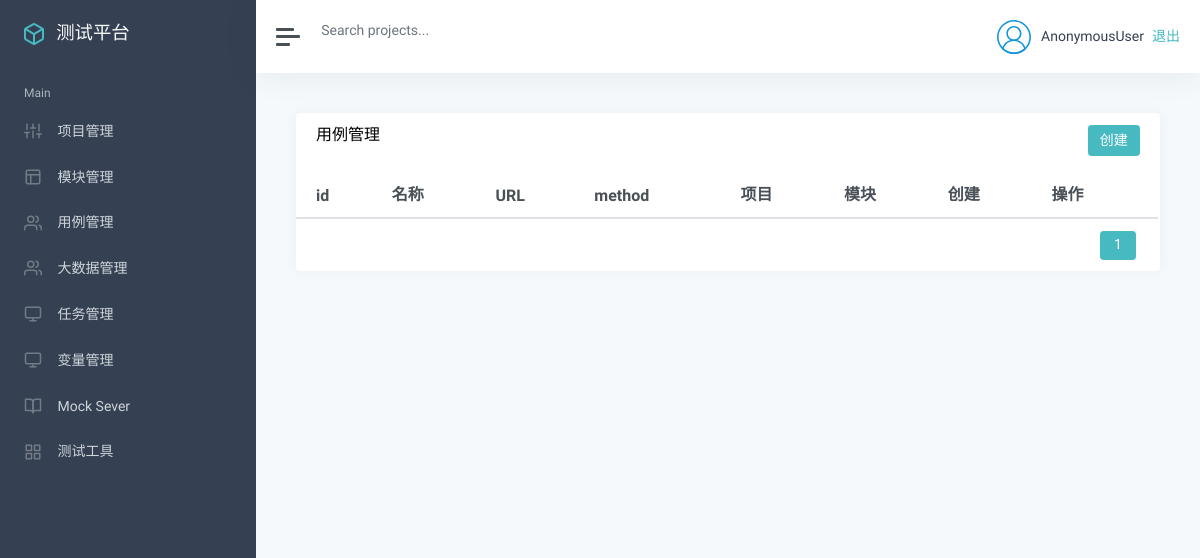
/case/, run on an earlier commit of the app's database.
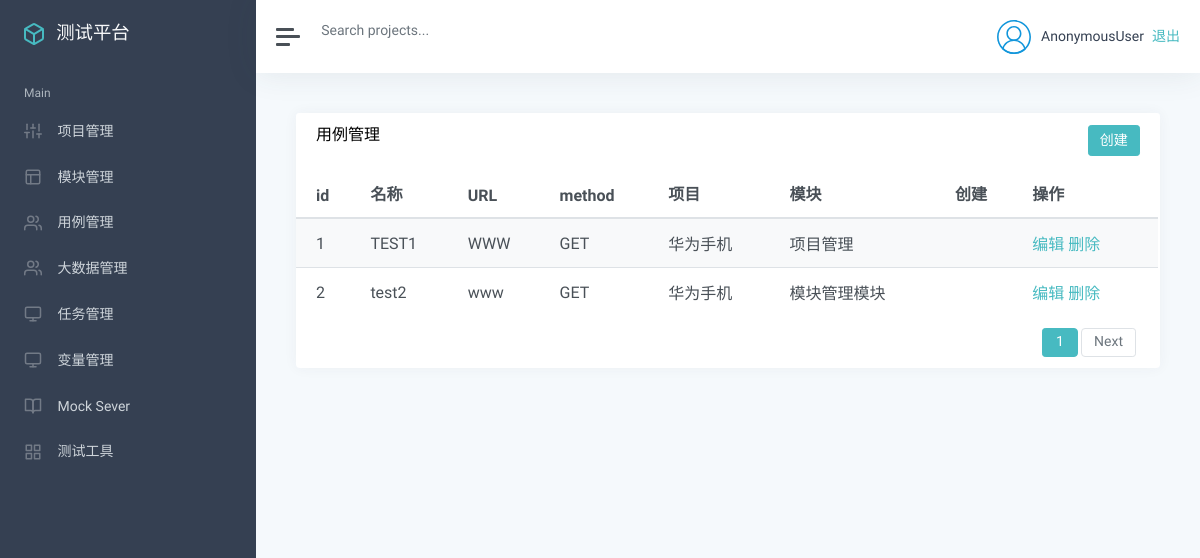
And on a later commit of the database.
### app_case/models.py (models this page shows, shortened)
class TestCase(models.Model):
    module = models.ForeignKey(Module, on_delete=models.CASCADE)
    name = models.CharField("名称", max_length=50, null=False)
    url = models.TextField("URL", null=False)
    method = models.IntegerField("请求方法", null=False)
    header = models.TextField("请求头", null=False)
    parameter_type = models.IntegerField(
        "参数类型", null=False)  # 1：form-data 2: json
    parameter_body = models.TextField("参数内容", null=False)
    result = models.TextField("结果", null=False)
    assert_type = models.IntegerField(
        "断言类型", null=False)  # 1：包含contains 2: 相等equal
    assert_text = models.TextField("结果", null=False)
    update_time = models.DateTimeField("更新时间", auto_now=True)
    create_time = models.DateTimeField("创建时间", auto_now_add=True)

### app_manage/models.py (models this page shows)
class Module(models.Model):
    project = models.ForeignKey(Project, on_delete=models.CASCADE)  #这个外键和上面的项目是有关联关系的
    name = models.CharField("名称", max_length=100, null=False, default="")
    describe = models.TextField("描述", default="")
    update_time = models.DateTimeField("更新时间", auto_now=True)
    create_time = models.DateTimeField("创建时间", auto_now_add=True)
    def __str__(self):
        return self.name

class Project(models.Model):
    name = models.CharField("名称", max_length=100, null=False, default="")
    describe = models.TextField("描述", default="")
    status = models.BooleanField("状态", default=True)
    update_time = models.DateTimeField("更新时间", auto_now=True)
    create_time = models.DateTimeField("创建时间", auto_now_add=True)
    def __str__(self):
        return self.name

### app_case/views.py (the view)
# urls.py: path("", views.list_case),
def list_case(request):
    cases = TestCase.objects.all()
    p = Paginator(cases,2)
    page = request.GET.get("page","")
    if page == "":
        page = 1
    try:
        page_case = p.page(page)
    except PageNotAnInteger:
        page_case = p.page(1)
    except:
        page_case = p.page(p.num_pages)
    return render(request,"case/list.html",{
        "cases":page_case
    })

### templates/case/list.html (shortened to what this page needs)
{% extends "manage.html" %}
{% block manage %}
<div class="card flex-fill">
    <div class="card-header">
        <h5 class="card-title mb-0" style="float:left">用例管理</h5>
        <button onclick="case_add()" type="button" class="btn btn-primary" style="float:right">创建</button>
    </div>
    <div id="datatables-dashboard-traffic_wrapper" class="dataTables_wrapper dt-bootstrap4 no-footer">
        <div class="row">
            <div class="col-sm-12">
                <table id="datatables-dashboard-traffic" class="table table-striped my-0 dataTable no-footer"
                    role="grid" aria-describedby="datatables-dashboard-traffic_info">
                    <thead>
                        <tr role="row">
                            <th>id</th>
                            <th>名称</th>
                            <th>URL</th>
                            <th>method</th>
                            <th>项目</th>
                            <th>模块</th>
                            <th>创建</th>
                            <th>操作</th>
                        </tr>
                    </thead>
                    <tbody>
                        {% for c in cases %}
                        <tr role="row" class="odd">
                            <td>{{ c.id }}</td>
                            <td>{{ c.name }}</td>
                            <td>{{ c.url }}</td>
                            {% if c.method == 1 %}
                                <td>GET</td>
                            {% endif %}
                            <td>{{ c.module.project }}</td>
                            <td>{{ c.module }}</td>
                            <td>{{ c.create_time |date:"Y-m-d H:i:s"}}</td>
                            <td>
                                <a href="/case/edit_case/{{ c.id }}/">编辑</a>
                                <a style="color: #47bac1" onclick="case_delete({{c.id}})">删除</a>
                            </td>
                        </tr>
                        {% endfor %}
                    </tbody>
                </table>
            </div>
        </div>
        <div class="row">
            <div class="col-sm-12 col-md-5">
                <div class="dataTables_info" id="datatables-dashboard-traffic_info" role="status" aria-live="polite">
                </div>
            </div>
            <div class="col-sm-12 col-md-7">
                <div class="dataTables_paginate paging_simple_numbers" id="datatables-dashboard-traffic_paginate">
                    <ul class="pagination">
                        <li class="paginate_button page-item active">
                            <a href="#" aria-controls="datatables-dashboard-traffic" data-dt-idx="1" tabindex="0"
                                class="page-link">{{cases.number}}</a>
                        </li>
                        {% if cases.has_next %}
                        <li class="paginate_button page-item next" id="datatables-dashboard-traffic_next">
                            <a href="?page={{ cases.next_page_number }}" aria-controls="datatables-dashboard-traffic" data-dt-idx="2" tabindex="0"
                                class="page-link">Next</a>
                        </li>
                        {% endif %}
                    </ul>
                </div>
            </div>
        </div>
    </div>
</div>
{% endblock %}

### templates/manage.html (shortened to what this page needs)
{% extends "base.html" %}
{% block base %}
<div class="wrapper">
    <nav id="sidebar" class="sidebar">
        <div class="sidebar-content ">
            <a class="sidebar-brand" href="index.html">
                <span class="align-middle">测试平台</span>
            </a>
            <ul class="sidebar-nav">
                <li class="sidebar-header">
                    Main
                </li>
                <li class="sidebar-item">
                    <a href="/manage/project_list/" class="sidebar-link" aria-expanded="true">
                        <span class="align-middle">项目管理</span>
                    </a>
                </li>
                <li class="sidebar-item">
                    <a href="/module/module_list/" class="sidebar-link collapsed">
                        <span class="align-middle">模块管理</span>
                    </a>
                </li>
                <li class="sidebar-item">
                    <a href="/case/" class="sidebar-link collapsed">
                        <span class="align-middle">用例管理</span>
                    </a>
                </li>
                <li class="sidebar-item">
                    <a href="/big_case/" class="sidebar-link collapsed">
                        <span class="align-middle">大数据管理</span>
                    </a>
                </li>
                <li class="sidebar-item">
                    <a href="/task/" class="sidebar-link collapsed">
                        <span class="align-middle">任务管理</span>
                    </a>
                </li>
                <li class="sidebar-item">
                    <a href="/variable/" class="sidebar-link collapsed">
                        <span class="align-middle">变量管理</span>
                    </a>
                </li>
                <li class="sidebar-item">
                    <a href="#documentation" class="sidebar-link collapsed">
                        <span class="align-middle">Mock Sever</span>
                    </a>
                </li>
                <li class="sidebar-item">
                    <a href="#ui" class="sidebar-link collapsed">
                        <span class="align-middle">测试工具</span>
                    </a>
                </li>
            </ul>
        </div>
    </nav>
    <div class="main">
        <nav class="navbar navbar-expand navbar-light bg-white">
            <a class="sidebar-toggle d-flex mr-2">
                <i class="hamburger align-self-center"></i>
            </a>
            <form class="form-inline d-none d-sm-inline-block">
                <input class="form-control form-control-no-border mr-sm-2" type="text" placeholder="Search projects..."
                       aria-label="Search">
            </form>
            <div class="navbar-collapse collapse">
                <ul class="navbar-nav ml-auto">
                    <li class="nav-item dropdown">
                        <a class="nav-link d-none d-sm-inline-block" href="#" data-toggle="dropdown">
                            <img src="/static/img/user.svg" class="avatar img-fluid rounded-circle mr-1"
                                 alt="Chris Wood">
                            <span class="text-dark">{{ user }}</span>
                            <a href="/logout/">退出</a>
                        </a>
                    </li>
                </ul>
            </div>
        </nav>
        <main class="content">
            <div class="container-fluid p-0">
                {% block manage %}
                {% endblock %}
            </div>
        </main>
    </div>
</div>
{% endblock %}

### templates/base.html (shortened to what this page needs)
<html>
<head>
    <link href="/static/css/theme.css" rel='stylesheet' type='text/css' />
    <link href="/static/css/classic.css" rel='stylesheet' type='text/css' />
</head>
<body>
{% block base %}{% endblock %}
</body>
</html>

What changed in the data, as far as the page shows it:
added TestCase: id "1", name "TEST1", url "WWW", method "GET", module.project "华为手机", module "项目管理"
added TestCase: id "2", name "test2", url "www", method "GET", module.project "华为手机", module "模块管理模块"
Also different on the page:
text now shown: "Next"
